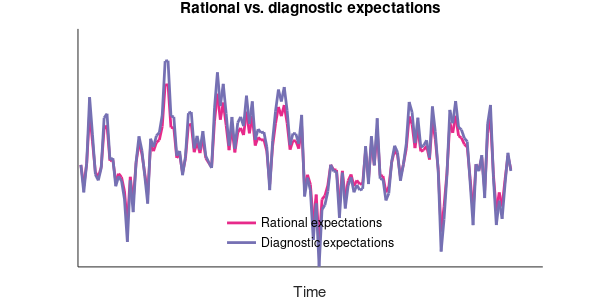
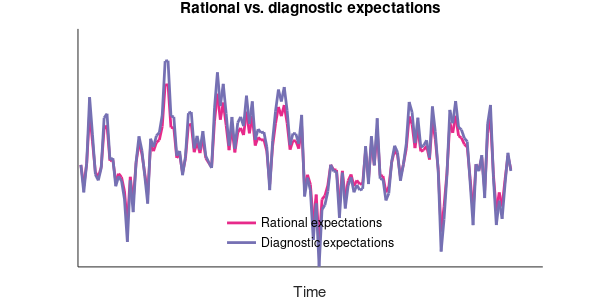
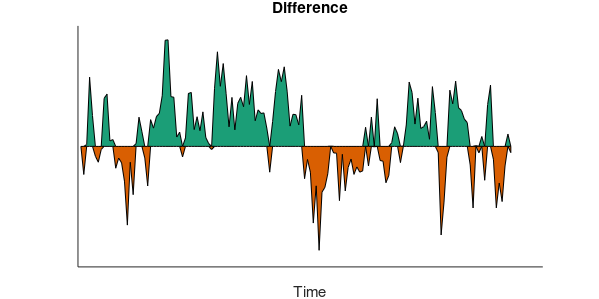
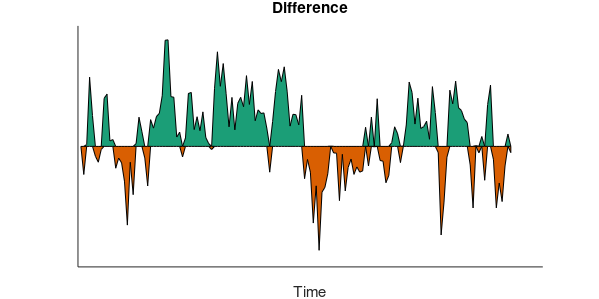

MATLAB code for these plots, in order: (Note: this script raises an error after producing the figures.)
%% "Diagnostic Expectations and Credit Cycles" 
%% by Pedro Bordalo, Nicola Gennaioli, Andrei Shleifer (2015)


close all
clear all
clc


%% Set parameters
T = 150; % number of periods to simulate
b = 0.7; % autoregressive paramater
sigma = 1; % variance of shock
theta = 1; % "thinking" parameters


%% Get draws of omega
% See p.17 for the AR(1)-process: omega_t = 0.7 * omega_{t-1} + epsilon_t

omega = nan(T, 1);
omega(1) = 0; % omega_0

epsilon = sigma*randn(T, 1); % draw a shock series

for t=2:T
    omega(t) = b*(omega(t-1)) + epsilon(t);
end


%% Calculate expectations of omega

% Rational expectations
rat_exp = b * omega(1:end-1);

% Diagnostic expectations. (See equation (4) in the paper on p. 14)
diagn_exp = b * omega(1:end-1) * (1 + theta * (1 - b));

% Check dimensions
assert( length(rat_exp) + 1 == length(omega) ) 
assert( length(diagn_exp) + 1 == length(omega) )


%% Need these for the plot
forecast_error = omega(2:end) - diagn_exp;

dexp = diagn_exp - rat_exp;

dpos = zeros(T-1, 1);
dpos(dexp > 0) = dexp(dexp > 0);

dneg = zeros(T-1, 1);
dneg(dexp < 0) = dexp(dexp < 0);


%% Reproduce Figure 2 from the paper

% First figure (first panel in Figure 2)
f = figure;
plot(rat_exp, 'Linewidth', 2, 'Color', [0.9059, 0.1608, 0.5412])
hold on
plot(diagn_exp, 'Linewidth', 2, 'Color', [0.4588, 0.4392, 0.7020])
xlabel('Time')
legend('Rational expectations', 'Diagnostic expectations', 'Location', ...
    'South')
legend boxoff   
set(gca, 'XTick', []);
set(gca, 'YTick', []);
title('Rational vs. diagnostic expectations')
box off

% Reposition the figure
set(gcf, 'Position', [100 200 600 300]) % in vector: left bottom width height
set(f, 'Units', 'Inches');
pos = get(f, 'Position');
set(f, 'PaperPositionMode', 'Auto', 'PaperUnits', ...
    'Inches', 'PaperSize', [pos(3), pos(4)])

print(f, 'diagn_beliefs_fig2_1.pdf', '-dpdf', '-r0') % save as pdf
saveas(f, 'diagn_beliefs_fig2_1.jpg') % save figure as jpg

% Second figure (not in paper)
f = figure;
a = area([dpos, zeros(T-1, 1)]);
h = get(a, 'children');
set(h{1}, 'FaceColor', [0.1059, 0.6196, 0.4667]);
xlabel('Time')
hold on
a = area([dneg, zeros(T-1, 1)]);
h = get(a, 'children');
set(h{1}, 'FaceColor', [0.8510, 0.3725, 0.0078]);
set(gca, 'XTick', []);
set(gca, 'YTick', []);
title('Difference')
box off

% Reposition the figure
set(gcf, 'Position', [100 200 600 300]) % in vector: left bottom width height
set(f, 'Units', 'Inches');
pos = get(f, 'Position');
set(f, 'PaperPositionMode', 'Auto', 'PaperUnits', ...
    'Inches', 'PaperSize', [pos(3), pos(4)])

print(f, 'diagn_beliefs_fig2_2.pdf', '-dpdf', '-r0') % save as pdf
saveas(f, 'diagn_beliefs_fig2_2.jpg') % save figure as jpg

% Third figure (second panel in Figure 2)
f = figure;
scatter(omega(1:end-1), forecast_error, 'MarkerEdgeColor', [0.2, 0.2, 0.2])
lsline % trend line
title('In bad times: positive forecast errors')
xlabel('$\omega_t$', 'Interpreter', 'LaTex')
ylabel('$\omega_{t+1} - E_t^\theta [\omega_{t+1}]$', 'Interpreter', 'LaTex')
set(gca, 'XTick', []);
set(gca, 'YTick', []);
box off

set(gca,'FontSize', 14) % change default font size of axis labels

% Reposition the figure
set(gcf, 'Position', [100 200 600 300]) % in vector: left bottom width height
set(f, 'Units', 'Inches');
pos = get(f, 'Position');
set(f, 'PaperPositionMode', 'Auto', 'PaperUnits', ...
    'Inches', 'PaperSize', [pos(3), pos(4)])

print(f, 'diagn_beliefs_fig2_3.pdf', '-dpdf', '-r0') % save as pdf
saveas(f, 'diagn_beliefs_fig2_3.jpg') % save figure as jpg
